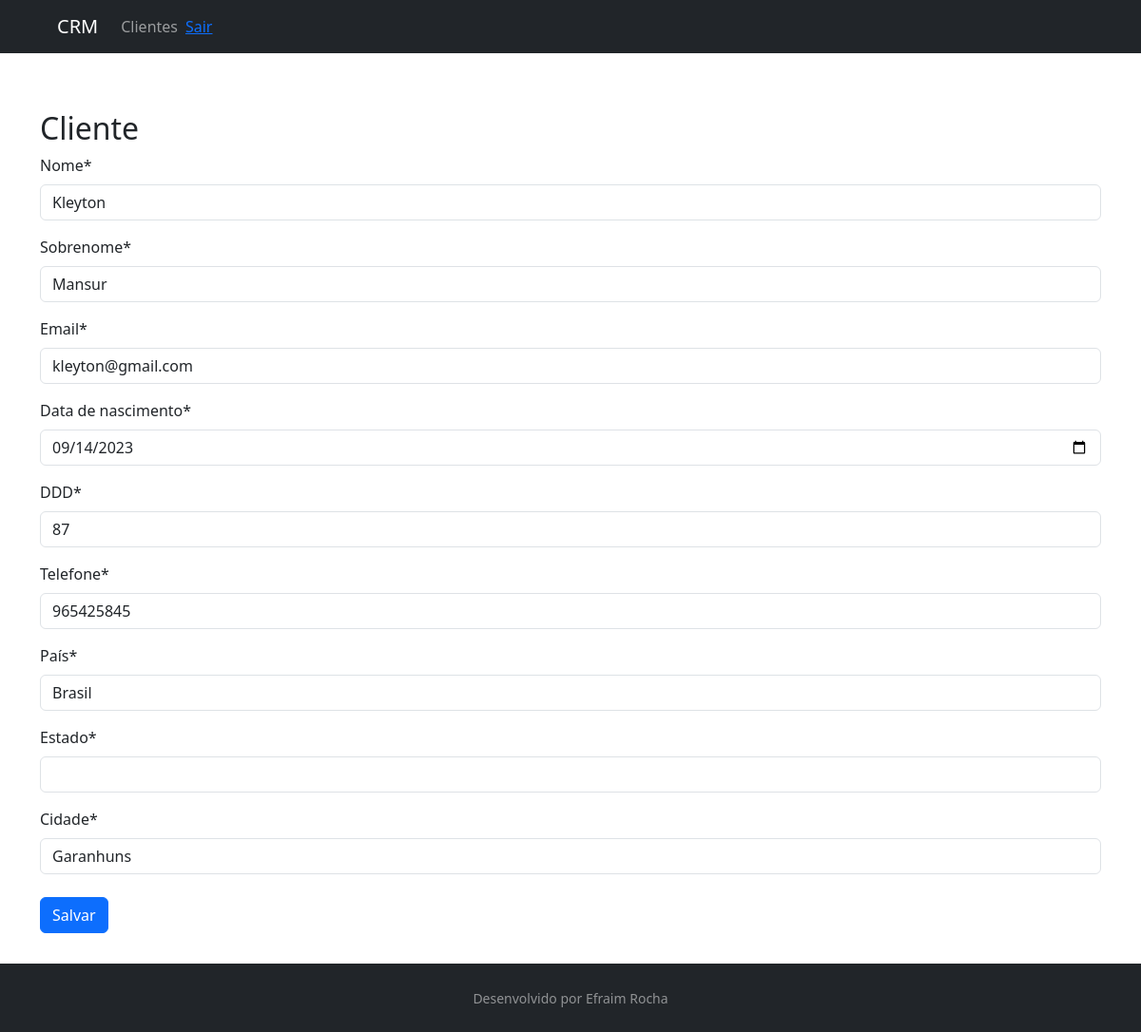
The page /customer/10/ on the database its author committed.
### customer/models.py (models this page shows, shortened)
class Customer(models.Model):
    first_name = models.CharField(max_length=30)
    last_name = models.CharField(max_length=50)
    email = models.EmailField()
    birth_date = models.DateField()
    area_code = models.CharField(max_length=3)
    phone_number = models.CharField(max_length=15)
    country = models.CharField(max_length=30)
    estate = models.CharField(max_length=30)
    city = models.CharField(max_length=60)
    created_date = models.DateTimeField(auto_now_add=True)
    update_data = models.DateTimeField(auto_now=True)
    active = models.BooleanField(default=True)
    class Meta:
        db_table = "customer"

### customer/views.py (the view, shortened to what this page needs)
# urls.py: path("<int:id>/", CustomerUpdateView.as_view(), name="customer-update"),
class CustomerUpdateView(UpdateView):
    template_name = "customer/customer.html"
    form_class = CustomerForm
    def get_object(self):
        id = self.kwargs.get("id")
        return get_object_or_404(Customer, id=id) # Retrieve and return the `Customer` instance for the given `id`. If not found,

### customer/templates/customer/customer.html (shortened to what this page needs)
{% extends "model-page.html" %}
{% load crispy_forms_tags %}
{% block content %}
    <h2>Cliente</h2>
<form method="post">{% csrf_token %}
    {{ form|crispy }}
    <button type="submit" class="btn btn-primary mt-2">Salvar</button>
</form>
{% endblock %}

### core/templates/model-page.html (style rules this page uses)
html, body { height: 100%; }

### rows shown on the page
Customer: first_name "Kleyton", last_name "Mansur", email "kleyton@gmail.com", birth_date "09/14/2023", area_code "87", phone_number "965425845", country "Brasil", city "Garanhuns"
